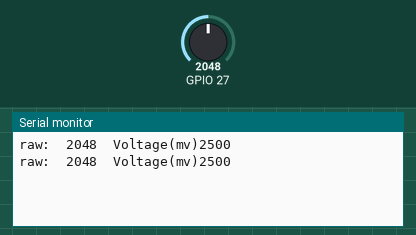
The program below on a simulated ESP32. Parts: the last lines printed to the serial monitor. Inputs (shaded band) come from the test bench; at power-on: GPIO 27 = 2048.

Above: at 1.8 s.
1.9 s: GPIO 27 set to 2866
At 2.4 s:
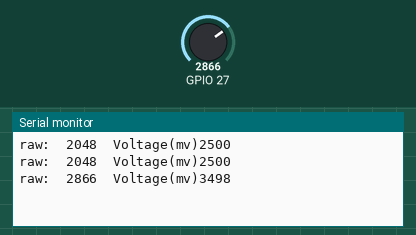
3.4 s: GPIO 27 set to 3603
At 4.8 s:
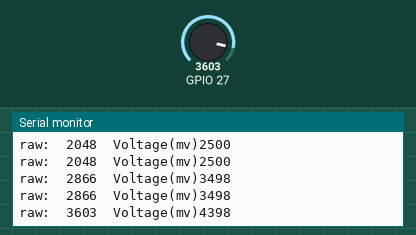
Timing chart, 0 to 6.4 s (numbered marks = the images above; inputs shaded):
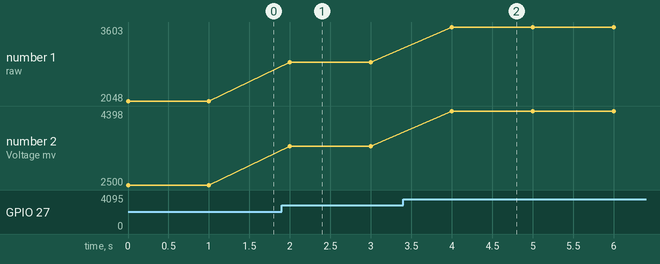

Measured:
- after the input at 1.9 s, the serial monitor: prints a new line after 0.10 s (image 1)
- after the input at 3.4 s, the serial monitor: prints a new line after 0.60 s (image 2)
- plotted number 1: 2048 → 2866 after the input at 1.9 s, 2866 → 3603 after the input at 3.4 s
- plotted number 2: 2500 → 3498 after the input at 1.9 s, 3498 → 4398 after the input at 3.4 s

The program:

main.cpp
```cpp
#include <Arduino.h>


#define VREF    5000//VREF(mv)
#define ADC_RES 4096//ADC resolution
uint32_t raw;

// put function declarations here:
int myFunction(int, int);

void setup() {
  Serial.begin(115200);
}

void loop() {
  raw=analogRead(27);
  Serial.println("raw:\t"+String(raw)+"\tVoltage(mv)"+String(raw*VREF/ADC_RES));
  delay(1000);
}
```
